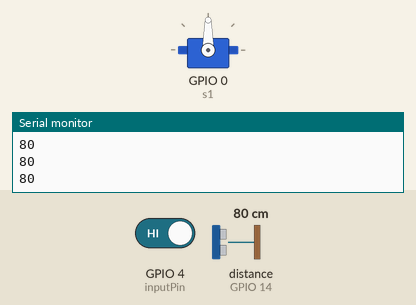
This sketch was run on a simulated ESP8266 (NodeMCU). Parts: servo, the last lines printed to the serial monitor. Wiring (inferred from the names in the program): ultrasonic range finder: trigger GPIO 12; echo GPIO 14. Inputs (shaded band) come from the test bench; at power-on: GPIO 4 (inputPin) HIGH, distance to the obstacle (sensor on GPIO 14) 80 cm. The echo pulse lasts 58.3 µs per cm; WiFi joins after 1.5 s; servers stay silent unless stated.

Above: at 3.0 s.
3.1 s: GPIO 4 (inputPin) driven LOW
At 3.4 s:
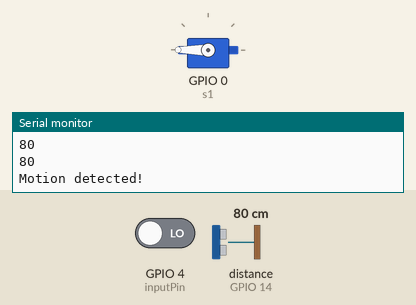
4.6 s: GPIO 4 (inputPin) driven HIGH
At 6.9 s:
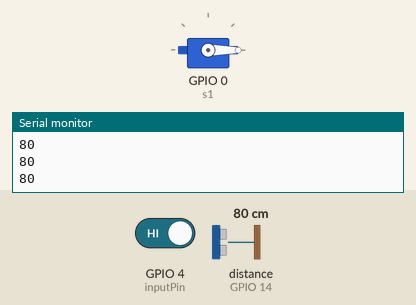
Timing chart, 0 to 8.4 s (numbered marks = the images above; inputs shaded):
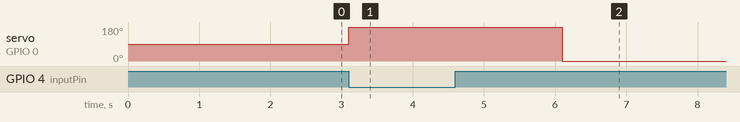

The sketch:

iot_project_trashcan.ino
```cpp
// Template ID, Device Name, and AuthToken copied from Blynk.cloud device info tab
#define BLYNK_TEMPLATE_ID ""
#define BLYNK_DEVICE_NAME ""
#define BLYNK_AUTH_TOKEN ""

#define BLYNK_PRINT Serial


//Important libraries for ESP8266 and Blynk
#include <ESP8266WiFi.h>
#include <BlynkSimpleEsp8266.h>

//Trigger and Echo pins for Ultrasonic Sesnor. 12 is D6 and 14 and D5. Defining them as variable for easy understanding
#define trig 12
#define echo 14

//Entering Wi-Fi credentials
char auth[] = BLYNK_AUTH_TOKEN;
char ssid[] = "";
char pass[] = "";
int depth =18; //Depth of trash can is 18cm

BlynkTimer timer;


//Function for monitoring garbage and sending notification
void garbagelevel()
{
  digitalWrite(trig, LOW);
  delayMicroseconds(2);
  digitalWrite(trig, HIGH);
  delayMicroseconds(10);
  digitalWrite(trig, LOW);
  long t = pulseIn(echo, HIGH);
  long cm = t / 29 / 2;
  Serial.println(cm);
  //Calculating percentage
  long level= depth-cm;
  if (level<0)
  level=0;
  level = map(level,0,depth-3,0,100);
  Blynk.virtualWrite(V0, level);
//Notifcation
  if (level>85) {
    Blynk.logEvent("garbage_full","garbage level is above 85%");
    }
}

//Library for servo motor
#include <Servo.h>
//defining servo as sl
Servo s1;

//IR sensor input pin is D2
int inputPin = 4;
int val = 0;

void setup() {

  pinMode(trig, OUTPUT);
  pinMode(echo, INPUT);
  Serial.begin(115200);
  Blynk.begin(auth, ssid, pass);
  timer.setInterval(10L, garbagelevel);

  Serial.begin(9600);
  pinMode(inputPin, INPUT);
  s1.attach(0); //0 is D3, which is input pin of Servo motor
}

void loop() {
  Blynk.run();
  timer.run();
//Motor trigger
  val = digitalRead(inputPin);
  if (val == LOW)
  {
    Serial.println("Motion detected!");
    s1.write(180);
    delay(3000);
    s1.write(0);
   }

}
```

Measured:
- after the input at 3.1 s, servo on GPIO 0 (s1): 90° → 180° at once
- after the input at 4.6 s, servo on GPIO 0 (s1): 180° → 0° after 1.5 s
